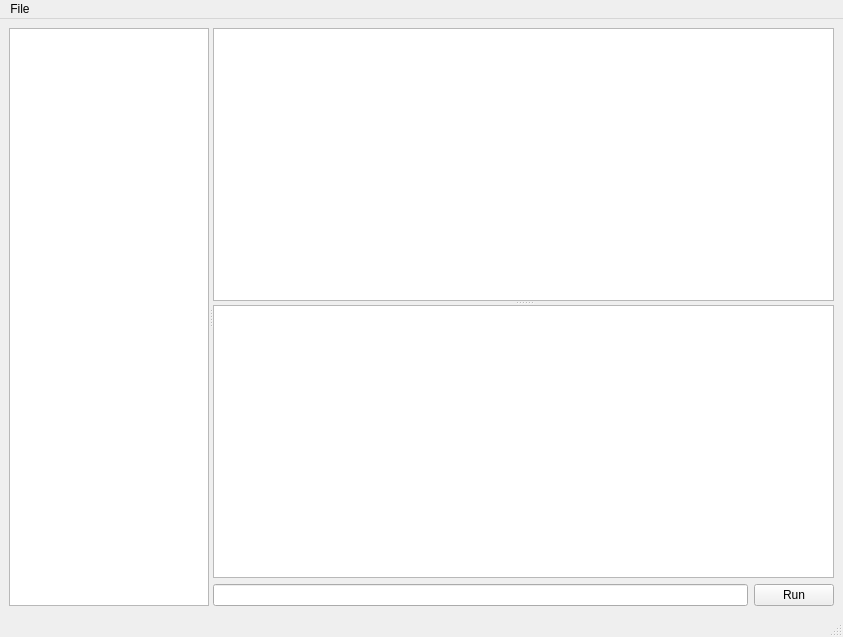
<?xml version="1.0" encoding="UTF-8"?>
<ui version="4.0">
 <class>QGBA::ScriptingView</class>
 <widget class="QMainWindow" name="QGBA::ScriptingView">
  <property name="geometry">
   <rect>
    <x>0</x>
    <y>0</y>
    <width>843</width>
    <height>637</height>
   </rect>
  </property>
  <property name="windowTitle">
   <string>Scripting</string>
  </property>
  <widget class="QWidget" name="centralwidget">
   <layout class="QGridLayout" name="gridLayout">
    <item row="0" column="0" rowspan="3">
     <widget class="QSplitter" name="splitter">
      <property name="orientation">
       <enum>Qt::Horizontal</enum>
      </property>
      <widget class="QListView" name="buffers">
       <property name="minimumSize">
        <size>
         <width>90</width>
         <height>0</height>
        </size>
       </property>
       <property name="maximumSize">
        <size>
         <width>200</width>
         <height>16777215</height>
        </size>
       </property>
      </widget>
      <widget class="QWidget" name="verticalLayoutWidget">
       <layout class="QGridLayout" name="gridLayout_3">
        <item row="1" column="0">
         <widget class="QLineEdit" name="prompt"/>
        </item>
        <item row="1" column="1">
         <widget class="QPushButton" name="runButton">
          <property name="text">
           <string>Run</string>
          </property>
         </widget>
        </item>
        <item row="0" column="0" colspan="2">
         <widget class="QSplitter" name="splitter_1">
          <property name="orientation">
           <enum>Qt::Vertical</enum>
          </property>
          <widget class="QPlainTextEdit" name="buffer">
           <property name="lineWrapMode">
            <enum>QPlainTextEdit::NoWrap</enum>
           </property>
           <property name="readOnly">
            <bool>true</bool>
           </property>
          </widget>
          <widget class="QGBA::LogWidget" name="log">
           <property name="sizePolicy">
            <sizepolicy hsizetype="MinimumExpanding" vsizetype="Expanding">
             <horstretch>0</horstretch>
             <verstretch>0</verstretch>
            </sizepolicy>
           </property>
           <property name="readOnly">
            <bool>true</bool>
           </property>
          </widget>
         </widget>
        </item>
       </layout>
      </widget>
     </widget>
    </item>
   </layout>
  </widget>
  <widget class="QMenuBar" name="menubar">
   <property name="geometry">
    <rect>
     <x>0</x>
     <y>0</y>
     <width>800</width>
     <height>29</height>
    </rect>
   </property>
   <widget class="QMenu" name="menuFile">
    <property name="title">
     <string>File</string>
    </property>
    <widget class="QMenu" name="mru">
     <property name="title">
      <string>Load recent script</string>
     </property>
    </widget>
    <addaction name="load"/>
    <addaction name="mru"/>
    <addaction name="separator"/>
    <addaction name="reset"/>
   </widget>
   <addaction name="menuFile"/>
  </widget>
  <widget class="QStatusBar" name="statusbar"/>
  <action name="load">
   <property name="text">
    <string>Load script...</string>
   </property>
  </action>
  <action name="reset">
   <property name="text">
    <string>&amp;Reset</string>
   </property>
  </action>
  <action name="action0">
   <property name="text">
    <string>0</string>
   </property>
  </action>
 </widget>
 <customwidgets>
  <customwidget>
   <class>QGBA::LogWidget</class>
   <extends>QPlainTextEdit</extends>
   <header>LogWidget.h</header>
  </customwidget>
 </customwidgets>
 <resources/>
 <connections/>
</ui>
